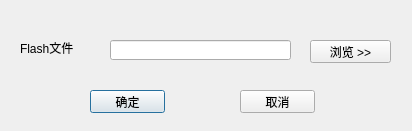
<?xml version="1.0" encoding="UTF-8"?>
<ui version="4.0">
 <class>Dialog</class>
 <widget class="QDialog" name="Dialog">
  <property name="geometry">
   <rect>
    <x>0</x>
    <y>0</y>
    <width>412</width>
    <height>131</height>
   </rect>
  </property>
  <property name="windowTitle">
   <string>Dialog</string>
  </property>
  <widget class="QPushButton" name="pushButton">
   <property name="geometry">
    <rect>
     <x>90</x>
     <y>90</y>
     <width>75</width>
     <height>23</height>
    </rect>
   </property>
   <property name="text">
    <string>确定</string>
   </property>
  </widget>
  <widget class="QPushButton" name="pushButton_2">
   <property name="geometry">
    <rect>
     <x>240</x>
     <y>90</y>
     <width>75</width>
     <height>23</height>
    </rect>
   </property>
   <property name="text">
    <string>取消</string>
   </property>
  </widget>
  <widget class="QPushButton" name="Ffile_browse">
   <property name="geometry">
    <rect>
     <x>310</x>
     <y>40</y>
     <width>81</width>
     <height>23</height>
    </rect>
   </property>
   <property name="text">
    <string>浏览 &gt;&gt;</string>
   </property>
  </widget>
  <widget class="QLineEdit" name="lineEdit_2">
   <property name="geometry">
    <rect>
     <x>110</x>
     <y>40</y>
     <width>181</width>
     <height>20</height>
    </rect>
   </property>
  </widget>
  <widget class="QLabel" name="label_2">
   <property name="geometry">
    <rect>
     <x>20</x>
     <y>40</y>
     <width>81</width>
     <height>16</height>
    </rect>
   </property>
   <property name="text">
    <string>Flash文件</string>
   </property>
  </widget>
 </widget>
 <resources/>
 <connections/>
</ui>
